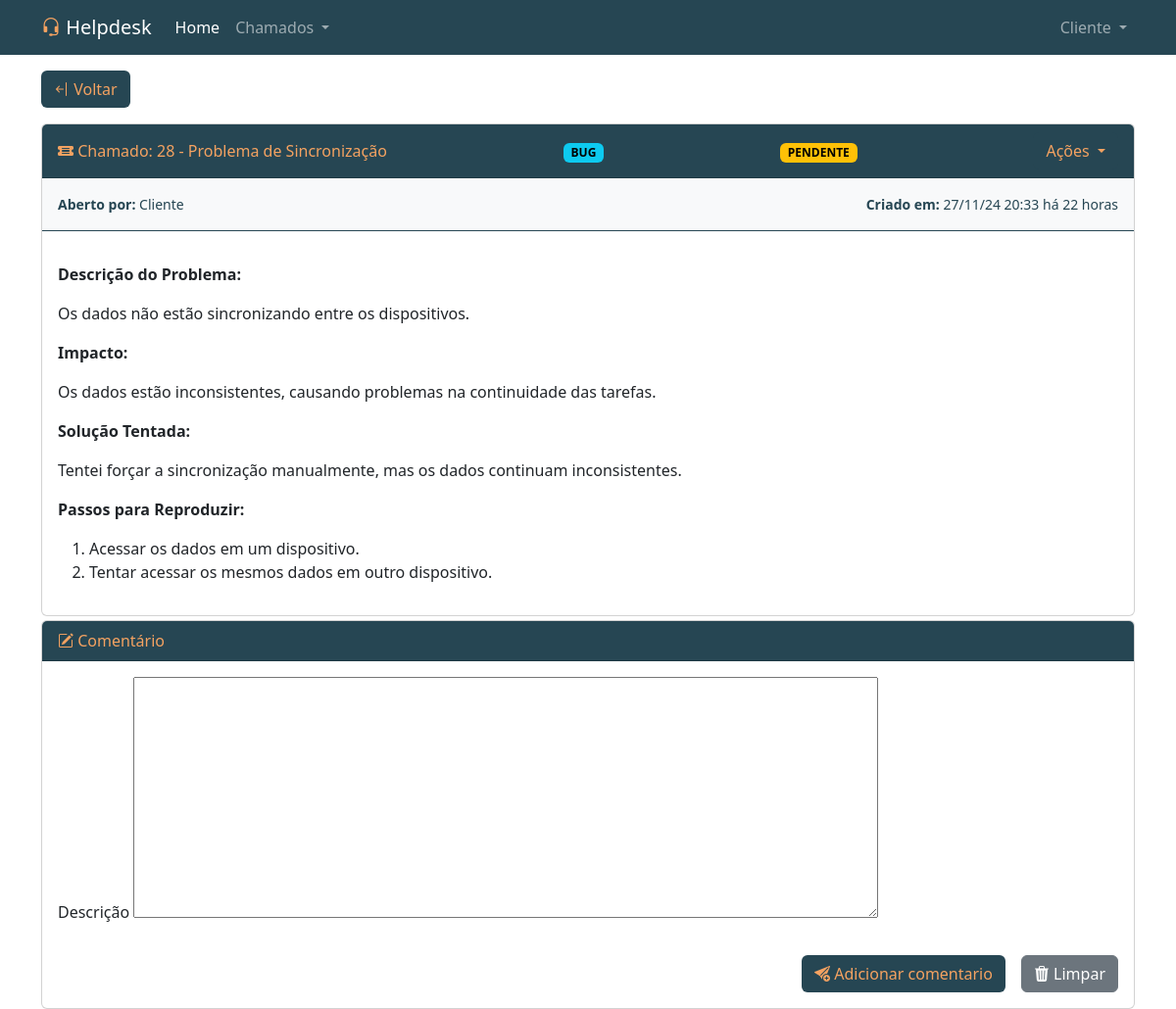
/ver_chamado.php?id=28 (signed in), run on the app's committed database.
### tables this page shows
CREATE TABLE chamados (
	id INTEGER NOT NULL PRIMARY KEY AUTOINCREMENT,
	titulo TEXT NOT NULL,
	categoria TEXT NOT NULL,
	status TEXT DEFAULT ('pendente') NOT NULL,
	descricao INTEGER NOT NULL,
	criado_em TEXT NOT NULL,
	usuario_id INTEGER NOT NULL,
	atendente_id INTEGER,
	atualizado_em TEXT,
	deletado_em TEXT
);

CREATE TABLE usuarios (
    id INTEGER PRIMARY KEY AUTOINCREMENT,
    nome TEXT NOT NULL,
    email TEXT NOT NULL,
    senha TEXT NOT NULL,
    adm INTEGER DEFAULT 0 NOT NULL,
    atendente INTEGER DEFAULT 0 NOT NULL,
    usuario INTEGER DEFAULT 1 NOT NULL
);

### ver_chamado.php (the view, shortened to what this page needs)
<!doctype html>
<html lang="pt-Br">
<head>
    <?php
    include_once('./funcs/scripts_head.php');
    ?>
</head>
<body style="height: calc(100vh - 93px);" class="">
    <header>
        <?php include('./templates/top-navbar.php'); ?>
    </header>
    <main class=" h-100 ">
        <div class="container h-100">
            <div class="row">
                <div class="col-md-12">
                    <?php
                    require './funcs/cnx.php';
                    $chamado_id = isset($_GET['id']) ? $_GET['id'] : null;
                    try {
                        if ((isset($_SESSION['usuario']['adm']) && $_SESSION['usuario']['adm']) || (isset($_SESSION['usuario']['atendente']) && $_SESSION['usuario']['atendente'])) {
                            $stmt = $pdo->prepare("SELECT * FROM chamados WHERE id = :chamado_id;");
                            $stmt->bindParam(':chamado_id', $chamado_id, PDO::PARAM_INT);
                            $stmt->execute();
                            $chamado = $stmt->fetch(PDO::FETCH_ASSOC);
                        } else if ((isset($_SESSION['usuario']['usuario']) && $_SESSION['usuario']['usuario']) && (isset($_SESSION['usuario']['adm']) && !$_SESSION['usuario']['adm'])  && (isset($_SESSION['usuario']['atendente']) && !$_SESSION['usuario']['atendente'])) {
                            $usuario_id = $_SESSION['usuario']['id'];
                            $stmt = $pdo->prepare("SELECT * FROM chamados WHERE id = :chamado_id AND usuario_id = :usuario_id;");
                            $stmt->bindParam(':chamado_id', $chamado_id, PDO::PARAM_INT);
                            $stmt->bindParam(':usuario_id', $usuario_id, PDO::PARAM_INT);
                            $stmt->execute();
                            $chamado = $stmt->fetch(PDO::FETCH_ASSOC);
                        };
                    } catch (PDOException $e) {
                        echo "Erro ao executar a consulta: " . $e->getMessage();
                    };
                    ?>
                    <div class="mt-3 text-start d-flex d-flex justify-content-between align-items-center">
                        <div>
                            <a
                                href="consultar_chamados.php"
                                class="btn botao-primario">
                                <i class="bi bi-arrow-bar-left"></i> Voltar
                            </a>
                        </div>
                    </div>
                    <div class="card mt-md-3 mt-2">
                        <?php
                        $status_badge = 'secondary';
                        if ($chamado['status'] == 'pendente') {
                            $status_badge = 'warning';
                        } else if ($chamado['status'] == 'aberto') {
                            $status_badge = 'info';
                        } else if ($chamado['status'] == 'fechado') {
                            $status_badge = 'dark';
                        } else if ($chamado['status'] == 'resolvido') {
                            $status_badge = 'success';
                        };
                        ?>
                        <div class="card-header bg-primario texto-laranja  d-md-flex justify-content-between align-items-center">
                            <div class="">
                                <i class="bi bi-ticket-detailed-fill"></i> Chamado: <?php echo $chamado['id']; ?> - <?php echo $chamado['titulo'] ?>
                            </div>
                            <div>
                            <?php echo '<span class="badge text-bg-info">' . strtoupper($chamado['categoria']) . '</span>' ?>
                            </div>
                            <div>
                                <?php echo '<span class="badge text-bg-' . $status_badge . '">' . strtoupper($chamado['status']) . '</span>' ?>
                            </div>
                            <?php
                            if ($chamado['status'] == 'pendente' || $chamado['status'] == 'aberto') {
                            ?>
                                <div>
                                    <div class="dropdown">
                                        <button class="btn botao-primario dropdown-toggle" type="button" data-bs-toggle="dropdown" aria-expanded="false">
                                            Ações
                                        </button>
                                    </div>
                                </div>
                            <?php
                            };
                            ?>
                        </div>
                        <div class="bg-light pt-3 pb-3 ps-3 pe-3 d-md-flex justify-content-between align-items-center border-primario border-bottom">
                            <?php
                            $timestamp = $chamado['criado_em'];
                            $dataFormatada = date('d/m/y H:i', strtotime($timestamp));
                            $dataAtual = date("Y-m-d H:i:s");
                            $dataAtualTimestamp = strtotime($dataAtual);
                            $tempoDecorridoSegundos = $dataAtualTimestamp - strtotime($timestamp);
                            function calcularTempoDecorrido($segundos)
                            {
                                $minutos = floor($segundos / 60);
                                $horas = floor($minutos / 60);
                                $dias = floor($horas / 24);
                                $meses = floor($dias / 30);
                                $anos = floor($meses / 12);
                                if ($anos > 0) {
                                    $meses = $meses % 12;
                                    $dias = $dias % 30;
                                    return "<span class=''>há $anos anos, $meses meses e $dias dias</span>";
                                } elseif ($meses > 0) {
                                    $dias = $dias % 30;
                                    return "<span class=''>há $meses meses e $dias dias</span>";
                                } elseif ($dias > 0) {
                                    return "<span class=''>há $dias dias</span>";
                                } elseif ($horas > 0) {
                                    return "<span class=''>há $horas horas</span>";
                                } else {
                                    return "<span class=''>há $minutos minutos</span>";
                                }
                            };
                            $tempoDecorrido = calcularTempoDecorrido($tempoDecorridoSegundos);
                            ?>
                            <div>
                                <p class="small mb-0 texto-primario">
                                    <?php
                                    $stmt = $pdo->prepare("SELECT * FROM usuarios WHERE id = :usuario_id;");
                                    $stmt->bindParam(':usuario_id', $chamado['usuario_id'], PDO::PARAM_INT);
                                    $stmt->execute();
                                    $cliente = $stmt->fetch(PDO::FETCH_ASSOC);
                                    echo '<span class="fw-bold">Aberto por: </span> ' . $cliente['nome'];
                                    ?>
                                </p>
                            </div>
                            <div>
                                <p class="small mb-0 texto-primario "><?php echo '<span class="fw-bold">Criado em: </span>' . $dataFormatada; ?> <?php echo $tempoDecorrido; ?></p>
                            </div>
                        </div>
                        <div class="card-body">
                            <div>
                                <p><?php echo $chamado['descricao'] ?></p>
                            </div>
                        </div>
                    </div>
                    <?php
                    if (($chamado['atendente_id'] == $_SESSION['usuario']['id'] && $chamado['status'] == 'aberto')  || ($chamado['usuario_id'] == $_SESSION['usuario']['id'] and $chamado['status'] == 'aberto') || ($chamado['usuario_id'] == $_SESSION['usuario']['id'] and $chamado['status'] == 'pendente')) {
                    ?>
                        <div class="card mt-1">
                            <div class="card-header bg-primario texto-laranja "> <i class="bi bi-pencil-square"></i> Comentário</div>
                            <div class="card-body">
                                <form action="./funcs/adicionar_comentario_post.php" method="post" enctype="multipart/form-data">
                                    <div class="mb-3">
                                        <label for="editor" class="form-label">Descrição</label>
                                        <textarea name="descricao" id="editor" rows="10" cols="80" required></textarea>
                                    </div>
                                    <div class="d-grid gap-2 d-md-flex justify-content-md-end mt-4">
                                        <button class="btn botao-primario me-md-2 " type="submit"><i class="bi bi-send-plus-fill"></i> Adicionar comentario</button>
                                        <button class="btn btn-secondary" type="reset"><i class="bi bi-trash3-fill"></i> Limpar</button>
                                    </div>
                                </form>
                            </div>
                        </div>
                    <?php
                    };
                    ?>
                </div>
            </div>
        </div>
    </main>
</body>
</html>

### assets/estilos.css (style rules this page uses)
.texto-primario { color: #264653 !important; }
.texto-laranja { color: #f4a261 !important; }
.bg-primario { background: #264653 !important; }
.botao-primario { background: #264653 !important; color: #f4a261 !important; }
.border-primario { border-color: #264653 !important; }

### data on the page
chamados: id "28", titulo "Problema de Sincronização", categoria "BUG", status "PENDENTE", criado_em "27/11/24 20:33", criado_em "22", descricao "Descrição do Problema: Os dados não estão sincronizando entre os dispositivos. Impacto: Os dados estão inconsistentes, causando problemas na continuidade das tarefas. Solução Tentada: Tentei forçar a sincronização manualmente, mas os dados continuam inconsistentes. Passos para Reproduzir: Acessar os dados em um dispositivo. Tentar acessar os mesmos dados em outro dispositivo."
usuarios: nome "Cliente"

### other printed values
$nomeSobrenome "Cliente"
